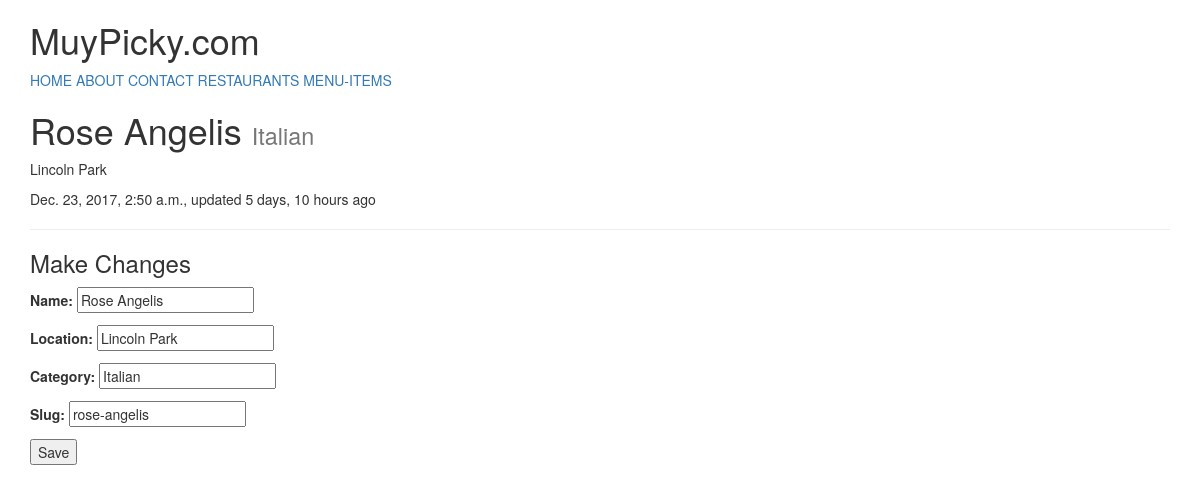
Page /restaurants/rose-angelis/ (signed in) on the committed database.
### restaurants/models.py (models this page shows, shortened)
class RestaurantLocation(models.Model):
    owner           =models.ForeignKey(User)
    name            =models.CharField(max_length=120)
    location        =models.CharField(max_length=120, null=True, blank=True)
    category        =models.CharField(max_length=122, null=True, blank=True, validators=[validate_category])
    timestamp       =models.DateTimeField(auto_now_add=True)
    updated         =models.DateTimeField(auto_now=True)
    slug            =models.SlugField(null=True, blank=True)
    objects=RestaurantLocationManager()#adding to Model.objects.all

### restaurants/views.py (the view)
# urls.py: url(r'^(?P<slug>[\w-]+)/$', RestaurantUpdateView.as_view(), name='detail'),
class RestaurantUpdateView(LoginRequiredMixin,UpdateView):
    form_class=RestaurantLocationCreateForm
    '''login_url='/login/'#this would override what you put in settings.'''
    template_name='restaurants/detail-update.html'
    def get_context_data(self,*args,**kwargs):
        context=super(RestaurantUpdateView, self).get_context_data(*args,**kwargs)
        name=self.get_object().name
        context['title']=f'Update Restaurant:{name}'
        return context
    def get_queryset(self):
        return RestaurantLocation.objects.filter(owner=self.request.user)

### restaurants/forms.py (shortened to what this page needs)
class RestaurantLocationCreateForm(forms.ModelForm):
    class Meta:
        model=RestaurantLocation
        fields=['name','location','category', 'slug',]

### restaurants/models.py (called while the page is built)
    def get_queryset(self):
        return RestaurantLocationQuerySet(self.model, using=self._db)

### restaurants/templates/restaurants/detail-update.html (shortened to what this page needs)
{% extends "base.html" %}
{% block content %}
<h1> {{form.instance.name}} <small>{{form.instance.category}}</small></h1>
<p> {{form.instance.location}}</p>
<p> {{form.instance.timestamp}}, updated {{form.instance.updated|timesince}} ago</p>
<hr>
<h3>Make Changes</h3>
{% include 'snippets/form-snippet.html' with form=form %}
{% endblock %}

### templates/snippets/form-snippet.html (shortened to what this page needs)
<form method='POST'>
  {{ form.as_p }}
  <button type='submit'>Save</button>
</form>

### rows in the picture
RestaurantLocation: instance.name "Rose Angelis", instance.category "Italian", instance.location "Lincoln Park", instance.timestamp "Dec. 23, 2017, 2:50 a.m.", instance.updated "5 days, 10 hours", name "Rose Angelis", location "Lincoln Park", category "Italian", slug "rose-angelis"
